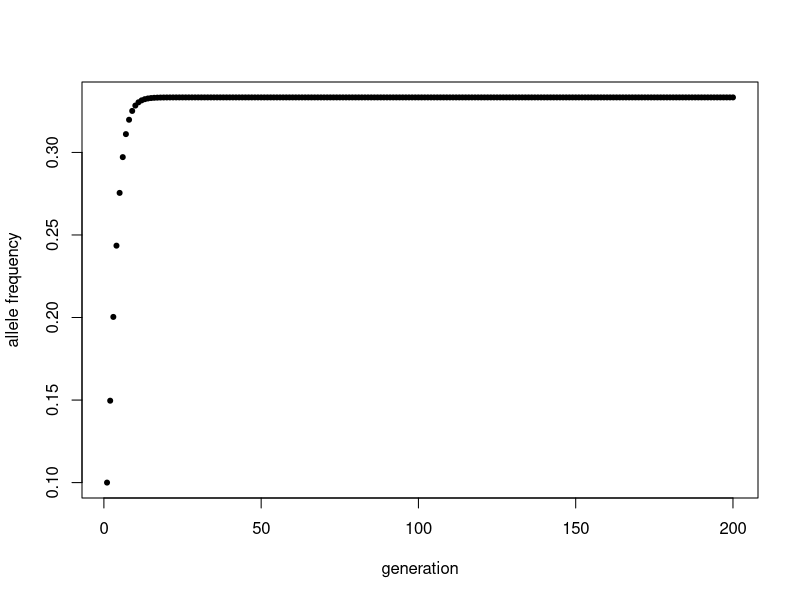
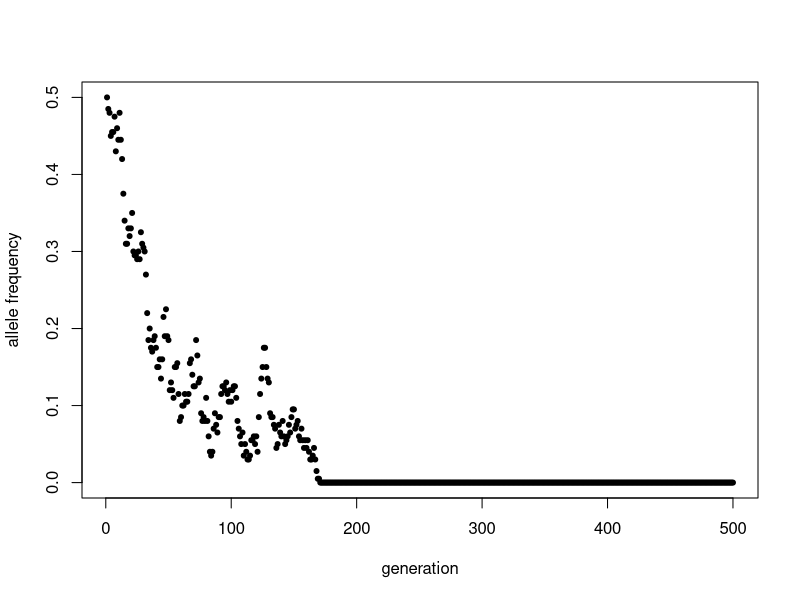
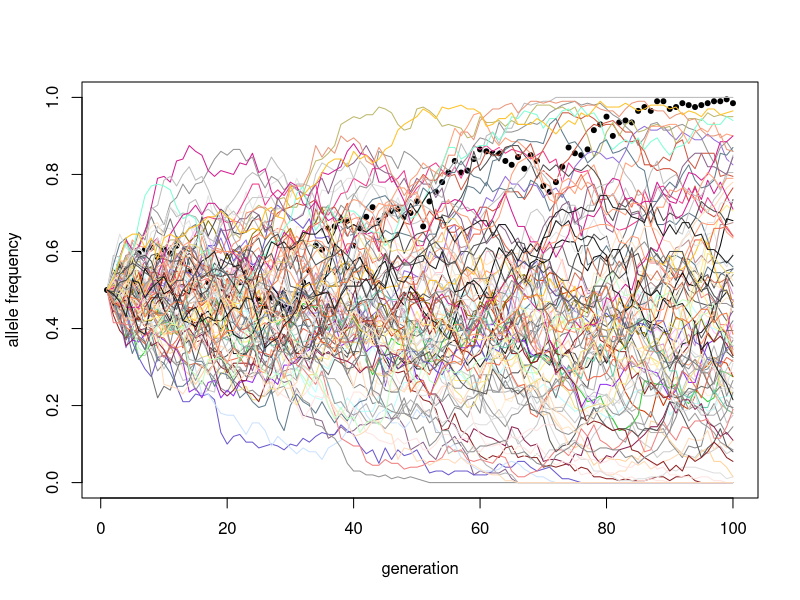
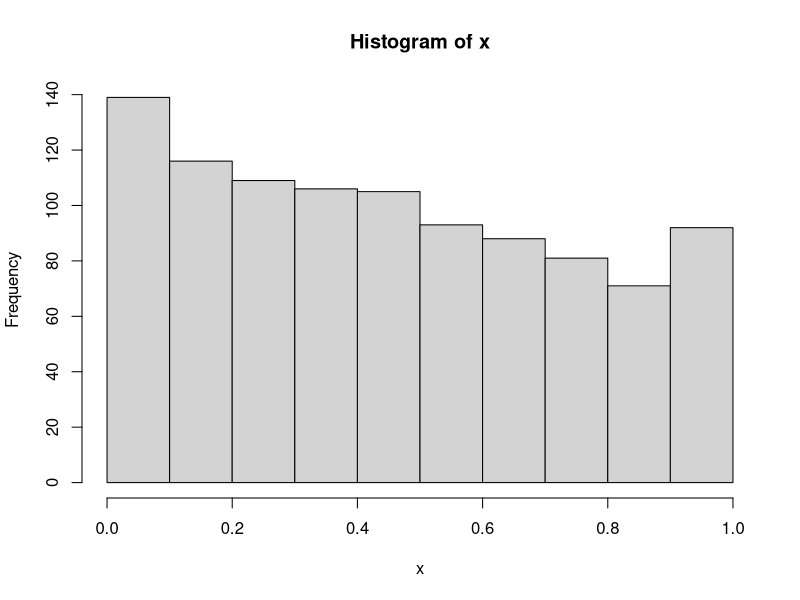
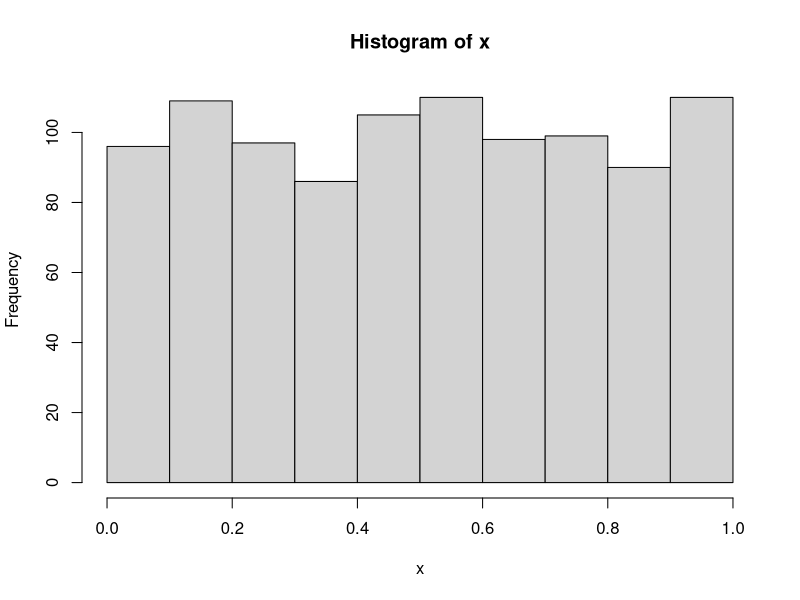
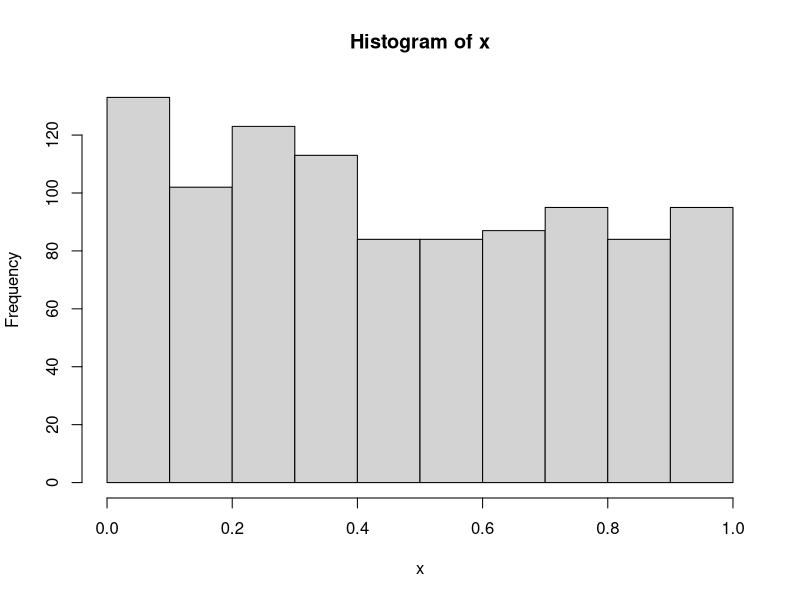
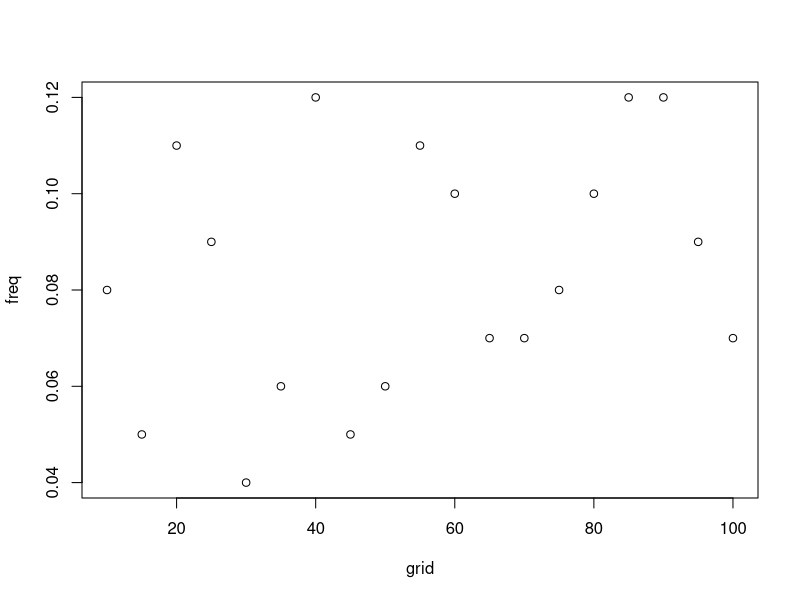

R code for these plots, in order:
## ---- chunk 1
diploid_selection <- function(p0 = 0.1, wAA = 0.25, wAa = 0.5, waa = 0.25, n = 200) {
  p = rep(NA, n) # store allele frequencies as vector
  
  w_bar <- rep(NA, n)
  
    p[1] <- p0

    
    w_bar[1] <- (p[1]*wAA) + (2*p[1]*(1-p[1])*wAa) + (((1-p[1])**2)*waa)
    
    for(i in 2:n) {
      w_bar[i-1] <- (p[i-1]*wAA) + (2*p[i-1]*(1-p[i-1])*wAa) + (((1-p[i-1])**2)*waa)
      p[i] <- ((p[i-1]**2)*wAA/w_bar[i-1]) + (p[i-1]*(1-p[i-1])*wAa/w_bar[i-1])

    }
    if (any(p > 0.9999)) {
    fixation <- min(which.max(p > 0.9999))
    cat("fixation for A occurs approximately at generation:", fixation )	
    } else {
        maxAlleleFreq <- max(p)
    	cat("fixation of A does not occur, max. allele frequency is:", print(maxAlleleFreq, digits = 2) )}
    return(p)
    
}
## ---- chunk 2
p <- diploid_selection()
generations <- 1:length(p)
plot(p ~ generations, pch = 20,
     ylab = "allele frequency",
     xlab = "generation")
## ---- chunk 3
genetic_drift <- function(A, pop, gen){
  allele_freq <- rep(NA,gen)
  allele_freq[1] <- A

  allele_counts <- sample(c("A","a"), 
                             size = pop, 
                             replace = TRUE, 
                             prob = c(A, 1-A))

  for(i in 2:gen){
    allele_counts <- sample(c("A", "a"),
                            size = pop,
                            replace = TRUE,
                            prob = c(allele_freq[i-1],
                                     (1-allele_freq[i-1])))
    allele_freq[i] <- length(allele_counts[allele_counts=="A"])/length(allele_counts)

  }
return(allele_freq)
}
genetic_drift(A=0.9, pop=60, gen=1000)
## ---- chunk 4
p <- genetic_drift(A=0.5, pop=200, gen=500)
generations <- 1:length(p)
plot(p ~ generations, pch = 20,
     ylab = "allele frequency",
     xlab = "generation")
## ---- chunk 5
genetic_drift_2 <- function(A, pop, gen){
  allele_freq <- rep(NA,gen)
  allele_freq[1] <- A

  allele_counts <- sample(c("A","a"), 
                             size = pop, 
                             replace = TRUE, 
                             prob = c(A, 1-A))

  for(i in 2:gen){
    allele_counts <- sample(c("A", "a"),
                            size = pop,
                            replace = TRUE,
                            prob = c(allele_freq[i-1],
                                     (1-allele_freq[i-1])))
    allele_freq[i] <- length(allele_counts[allele_counts=="A"])/length(allele_counts)

  }
return(allele_freq[length(allele_freq)])
}

mean(replicate (1000, genetic_drift_2(A=0.5, pop=200, gen=100)) == 0)

mean(replicate (1000, genetic_drift_2(A=0.25, pop=200, gen=100)) == 0)

mean(replicate (1000, genetic_drift_2(A=0.1, pop=200, gen=100)) == 0)
## ---- chunk 6
genetic_drift_3 <- function(A, pop, gen){
  allele_freq <- rep(NA,gen)
  allele_freq[1] <- A

  allele_counts <- sample(c("A","a"), 
                             size = pop, 
                             replace = TRUE, 
                             prob = c(A, 1-A))

  for(i in 2:gen){
    allele_counts <- sample(c("A", "a"),
                            size = pop,
                            replace = TRUE,
                            prob = c(allele_freq[i-1],
                                     (1-allele_freq[i-1])))
    allele_freq[i] <- length(allele_counts[allele_counts=="A"])/length(allele_counts)

  }
return(allele_freq)
}

genetic_drift_3(A=0.5, pop=200, gen=100)

ran_col <- sample(colors(), size = 100)

p <- genetic_drift_3(A=0.5, pop=200, gen=100)
generations <- 1:length(p)
plot(p ~ generations, pch = 20,
     ylab = "allele frequency",
     xlab = "generation",
     ylim = c(0,1))
for (i in 1:100){
  lines(genetic_drift_3(A=0.5, pop=200, gen=100),type = "l", col = sample(ran_col, rep = F, size = 1))
}
## ---- chunk 7
#set.seed(1) can make sure you get the same result every time
power_analysis <- function(x, a, b, length.out, sd) {
  x <- seq(from =1, to = 10, length.out) # length.out is how many observations we will have
  a <- 0.5 # intercept
  b <- 0.1 # slope
  y_deterministic <- a + b*x

  y_simulated <- rnorm(length(x), mean = y_deterministic, sd = 2)

  mod_sim <- lm(y_simulated ~ x)
  p_val_slope <- summary(mod_sim)$coef[2,4] # extracts the p-value
  return(p_val_slope)

}
x <- replicate(1000, power_analysis())
hist(x)

mean(x < 0.5) #significant about 50% of the time, since stochastic means random(ish), so it should be significant about half of the time



## ---- chunk 8
power_analysis_2 <- function(x, a, b, length.out, sd) {
  x <- seq(from =1, to = 10, length.out) # length.out is how many observations we will have
  a <- 0.5 # intercept
  b <- 0 # slope
  y_deterministic <- a + b*x

  y_simulated <- rnorm(length(x), mean = y_deterministic, sd = 2)

  mod_sim <- lm(y_simulated ~ x)
  p_val_slope <- summary(mod_sim)$coef[2,4] # extracts the p-value
  return(p_val_slope)

}
x <- replicate(1000, power_analysis_2())
hist(x)

mean(x < 0.5) #significant about 50% of the time, since stochastic means random(ish), so it should be significant about half of the time
## ---- chunk 9
power_analysis_3 <- function(x, a, b, length.out, sd) {
  x <- seq(from =1, to = 10, length.out) # length.out is how many observations we will have
  a <- 0.5 # intercept
  b <- 0.1 # slope
  y_deterministic <- a + b*x

  y_simulated <- rnorm(length(x), mean = y_deterministic, sd = sd)

  mod_sim <- lm(y_simulated ~ x)
  p_val_slope <- summary(mod_sim)$coef[2,4] # extracts the p-value
  return(p_val_slope)

}
x <- replicate(1000, power_analysis_3(sd=1.5))
hist(x)
## ---- chunk 10
grid <- seq(10,100,5)
freq <- rep(0, length(grid))

for(i in 1:length(grid)) {
  matrix <- rep(0,100)
  for(p in 1:100) {
    matrix[p] <- power_analysis_3(0.5, 0.1, grid[i], sd=1.5)
  }
  freq[i] <- length(matrix[matrix < 0.05])/length(matrix)
  
}

plot(x = grid, y = freq)
